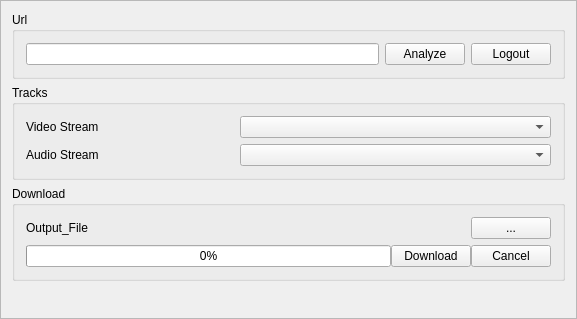
<?xml version="1.0" encoding="UTF-8"?>
<ui version="4.0">
 <class>MainWindow</class>
 <widget class="QMainWindow" name="MainWindow">
  <property name="geometry">
   <rect>
    <x>0</x>
    <y>0</y>
    <width>577</width>
    <height>319</height>
   </rect>
  </property>
  <property name="minimumSize">
   <size>
    <width>500</width>
    <height>300</height>
   </size>
  </property>
  <property name="windowTitle">
   <string>Getflix</string>
  </property>
  <property name="locale">
   <locale language="English" country="UnitedStates"/>
  </property>
  <widget class="QWidget" name="centralWidget">
   <layout class="QVBoxLayout" name="verticalLayoutMain">
    <property name="spacing">
     <number>0</number>
    </property>
    <property name="leftMargin">
     <number>0</number>
    </property>
    <property name="topMargin">
     <number>0</number>
    </property>
    <property name="rightMargin">
     <number>0</number>
    </property>
    <property name="bottomMargin">
     <number>0</number>
    </property>
    <item>
     <widget class="QFrame" name="centralFrame">
      <property name="frameShape">
       <enum>QFrame::StyledPanel</enum>
      </property>
      <property name="frameShadow">
       <enum>QFrame::Raised</enum>
      </property>
      <layout class="QVBoxLayout" name="verticalLayout">
       <item>
        <widget class="QGroupBox" name="gbUrl">
         <property name="sizePolicy">
          <sizepolicy hsizetype="Preferred" vsizetype="Preferred">
           <horstretch>0</horstretch>
           <verstretch>0</verstretch>
          </sizepolicy>
         </property>
         <property name="title">
          <string>Url</string>
         </property>
         <layout class="QHBoxLayout" name="horizontalLayout">
          <item>
           <widget class="QLineEdit" name="edUrl"/>
          </item>
          <item>
           <widget class="QPushButton" name="pbAnalyze">
            <property name="text">
             <string>Analyze</string>
            </property>
           </widget>
          </item>
          <item>
           <widget class="QPushButton" name="pbLogout">
            <property name="text">
             <string>Logout</string>
            </property>
           </widget>
          </item>
         </layout>
        </widget>
       </item>
       <item>
        <widget class="QGroupBox" name="gbTracks">
         <property name="enabled">
          <bool>true</bool>
         </property>
         <property name="minimumSize">
          <size>
           <width>0</width>
           <height>0</height>
          </size>
         </property>
         <property name="title">
          <string>Tracks</string>
         </property>
         <layout class="QGridLayout" name="gridLayout">
          <item row="1" column="1">
           <widget class="QComboBox" name="cbAudio"/>
          </item>
          <item row="0" column="0">
           <widget class="QLabel" name="labelVideo">
            <property name="sizePolicy">
             <sizepolicy hsizetype="Preferred" vsizetype="Preferred">
              <horstretch>2</horstretch>
              <verstretch>2</verstretch>
             </sizepolicy>
            </property>
            <property name="sizeIncrement">
             <size>
              <width>0</width>
              <height>0</height>
             </size>
            </property>
            <property name="text">
             <string>Video Stream</string>
            </property>
           </widget>
          </item>
          <item row="0" column="1">
           <widget class="QComboBox" name="cbVideo">
            <property name="sizePolicy">
             <sizepolicy hsizetype="Preferred" vsizetype="Fixed">
              <horstretch>3</horstretch>
              <verstretch>3</verstretch>
             </sizepolicy>
            </property>
           </widget>
          </item>
          <item row="1" column="0">
           <widget class="QLabel" name="labelAudio">
            <property name="text">
             <string>Audio Stream</string>
            </property>
           </widget>
          </item>
         </layout>
        </widget>
       </item>
       <item>
        <widget class="QGroupBox" name="gbDownload">
         <property name="title">
          <string>Download</string>
         </property>
         <layout class="QVBoxLayout" name="verticalLayout_2">
          <item>
           <widget class="QWidget" name="containerOutput" native="true">
            <layout class="QHBoxLayout" name="horizontalLayout_3">
             <property name="spacing">
              <number>0</number>
             </property>
             <property name="leftMargin">
              <number>0</number>
             </property>
             <property name="topMargin">
              <number>0</number>
             </property>
             <property name="rightMargin">
              <number>0</number>
             </property>
             <property name="bottomMargin">
              <number>0</number>
             </property>
             <item>
              <widget class="QLabel" name="lbPath">
               <property name="sizePolicy">
                <sizepolicy hsizetype="Preferred" vsizetype="Preferred">
                 <horstretch>2</horstretch>
                 <verstretch>2</verstretch>
                </sizepolicy>
               </property>
               <property name="text">
                <string>Output_File</string>
               </property>
              </widget>
             </item>
             <item>
              <widget class="QPushButton" name="pbFolder">
               <property name="text">
                <string>...</string>
               </property>
              </widget>
             </item>
            </layout>
           </widget>
          </item>
          <item>
           <widget class="QWidget" name="containerInput" native="true">
            <layout class="QHBoxLayout" name="horizontalLayout_2">
             <property name="spacing">
              <number>0</number>
             </property>
             <property name="leftMargin">
              <number>0</number>
             </property>
             <property name="topMargin">
              <number>0</number>
             </property>
             <property name="rightMargin">
              <number>0</number>
             </property>
             <property name="bottomMargin">
              <number>0</number>
             </property>
             <item>
              <widget class="QProgressBar" name="progressBar">
               <property name="value">
                <number>0</number>
               </property>
              </widget>
             </item>
             <item>
              <widget class="QPushButton" name="pbDownload">
               <property name="text">
                <string>Download</string>
               </property>
              </widget>
             </item>
             <item>
              <widget class="QPushButton" name="pbCancel">
               <property name="text">
                <string>Cancel</string>
               </property>
              </widget>
             </item>
            </layout>
           </widget>
          </item>
         </layout>
        </widget>
       </item>
       <item>
        <spacer name="verticalSpacer">
         <property name="orientation">
          <enum>Qt::Vertical</enum>
         </property>
         <property name="sizeHint" stdset="0">
          <size>
           <width>20</width>
           <height>40</height>
          </size>
         </property>
        </spacer>
       </item>
      </layout>
     </widget>
    </item>
   </layout>
  </widget>
 </widget>
 <layoutdefault spacing="6" margin="11"/>
 <resources/>
 <connections/>
</ui>
